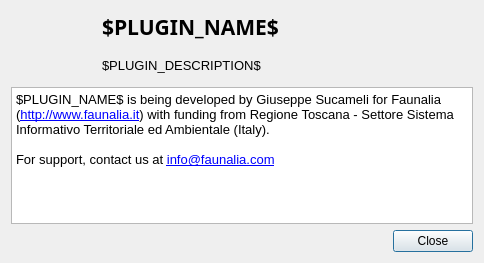
<?xml version="1.0" encoding="UTF-8"?>
<ui version="4.0">
 <class>DlgAbout</class>
 <widget class="QDialog" name="DlgAbout">
  <property name="geometry">
   <rect>
    <x>0</x>
    <y>0</y>
    <width>484</width>
    <height>263</height>
   </rect>
  </property>
  <property name="windowTitle">
   <string>About</string>
  </property>
  <layout class="QGridLayout" name="gridLayout">
   <item row="0" column="0" rowspan="2">
    <widget class="QLabel" name="logo">
     <property name="sizePolicy">
      <sizepolicy hsizetype="Fixed" vsizetype="Expanding">
       <horstretch>0</horstretch>
       <verstretch>0</verstretch>
      </sizepolicy>
     </property>
     <property name="minimumSize">
      <size>
       <width>85</width>
       <height>70</height>
      </size>
     </property>
     <property name="maximumSize">
      <size>
       <width>85</width>
       <height>70</height>
      </size>
     </property>
     <property name="text">
      <string/>
     </property>
     <property name="scaledContents">
      <bool>true</bool>
     </property>
    </widget>
   </item>
   <item row="0" column="1">
    <widget class="QLabel" name="title">
     <property name="font">
      <font>
       <family>Sans Serif</family>
       <pointsize>16</pointsize>
       <weight>75</weight>
       <bold>true</bold>
      </font>
     </property>
     <property name="text">
      <string>$PLUGIN_NAME$</string>
     </property>
    </widget>
   </item>
   <item row="1" column="1">
    <widget class="QLabel" name="description">
     <property name="font">
      <font>
       <pointsize>10</pointsize>
      </font>
     </property>
     <property name="text">
      <string>$PLUGIN_DESCRIPTION$</string>
     </property>
     <property name="wordWrap">
      <bool>true</bool>
     </property>
    </widget>
   </item>
   <item row="2" column="0" colspan="2">
    <widget class="QTextBrowser" name="txt">
     <property name="html">
      <string>&lt;!DOCTYPE HTML PUBLIC &quot;-//W3C//DTD HTML 4.0//EN&quot; &quot;http://www.w3.org/TR/REC-html40/strict.dtd&quot;&gt;
&lt;html&gt;&lt;head&gt;&lt;meta name=&quot;qrichtext&quot; content=&quot;1&quot; /&gt;&lt;style type=&quot;text/css&quot;&gt;
p, li { white-space: pre-wrap; }
&lt;/style&gt;&lt;/head&gt;&lt;body style=&quot; font-family:'Ubuntu'; font-size:11pt; font-weight:400; font-style:normal;&quot;&gt;
&lt;p style=&quot; margin-top:0px; margin-bottom:0px; margin-left:0px; margin-right:0px; -qt-block-indent:0; text-indent:0px;&quot;&gt;&lt;span style=&quot; font-family:'Sans'; font-size:10pt;&quot;&gt;$PLUGIN_NAME$ is being developed by Giuseppe Sucameli for Faunalia (&lt;/span&gt;&lt;a href=&quot;http://www.faunalia.it&quot;&gt;&lt;span style=&quot; font-family:'Sans'; font-size:10pt; text-decoration: underline; color:#0000ff;&quot;&gt;http://www.faunalia.it&lt;/span&gt;&lt;/a&gt;&lt;span style=&quot; font-family:'Sans'; font-size:10pt;&quot;&gt;) with funding from Regione Toscana - Settore Sistema Informativo Territoriale ed Ambientale (Italy).&lt;/span&gt;&lt;/p&gt;
&lt;p style=&quot;-qt-paragraph-type:empty; margin-top:0px; margin-bottom:0px; margin-left:0px; margin-right:0px; -qt-block-indent:0; text-indent:0px; font-family:'DejaVu Sans'; font-size:10pt;&quot;&gt;&lt;br /&gt;&lt;/p&gt;
&lt;p style=&quot; margin-top:0px; margin-bottom:0px; margin-left:0px; margin-right:0px; -qt-block-indent:0; text-indent:0px;&quot;&gt;&lt;span style=&quot; font-family:'Sans'; font-size:10pt;&quot;&gt;For support, contact us at &lt;/span&gt;&lt;a href=&quot;mailto:info@faunalia.com?subject=$MAIL_SUBJECT$&amp;amp;body=$MAIL_BODY$&quot;&gt;&lt;span style=&quot; font-family:'Sans'; font-size:10pt; text-decoration: underline; color:#0000ff;&quot;&gt;info@faunalia.com&lt;/span&gt;&lt;/a&gt;&lt;/p&gt;&lt;/body&gt;&lt;/html&gt;</string>
     </property>
     <property name="openExternalLinks">
      <bool>true</bool>
     </property>
    </widget>
   </item>
   <item row="3" column="0" colspan="2">
    <widget class="QDialogButtonBox" name="buttonBox">
     <property name="orientation">
      <enum>Qt::Horizontal</enum>
     </property>
     <property name="standardButtons">
      <set>QDialogButtonBox::Close</set>
     </property>
    </widget>
   </item>
  </layout>
 </widget>
 <resources/>
 <connections>
  <connection>
   <sender>buttonBox</sender>
   <signal>rejected()</signal>
   <receiver>DlgAbout</receiver>
   <slot>reject()</slot>
   <hints>
    <hint type="sourcelabel">
     <x>241</x>
     <y>255</y>
    </hint>
    <hint type="destinationlabel">
     <x>241</x>
     <y>138</y>
    </hint>
   </hints>
  </connection>
  <connection>
   <sender>buttonBox</sender>
   <signal>accepted()</signal>
   <receiver>DlgAbout</receiver>
   <slot>accept()</slot>
   <hints>
    <hint type="sourcelabel">
     <x>241</x>
     <y>255</y>
    </hint>
    <hint type="destinationlabel">
     <x>241</x>
     <y>138</y>
    </hint>
   </hints>
  </connection>
 </connections>
</ui>
